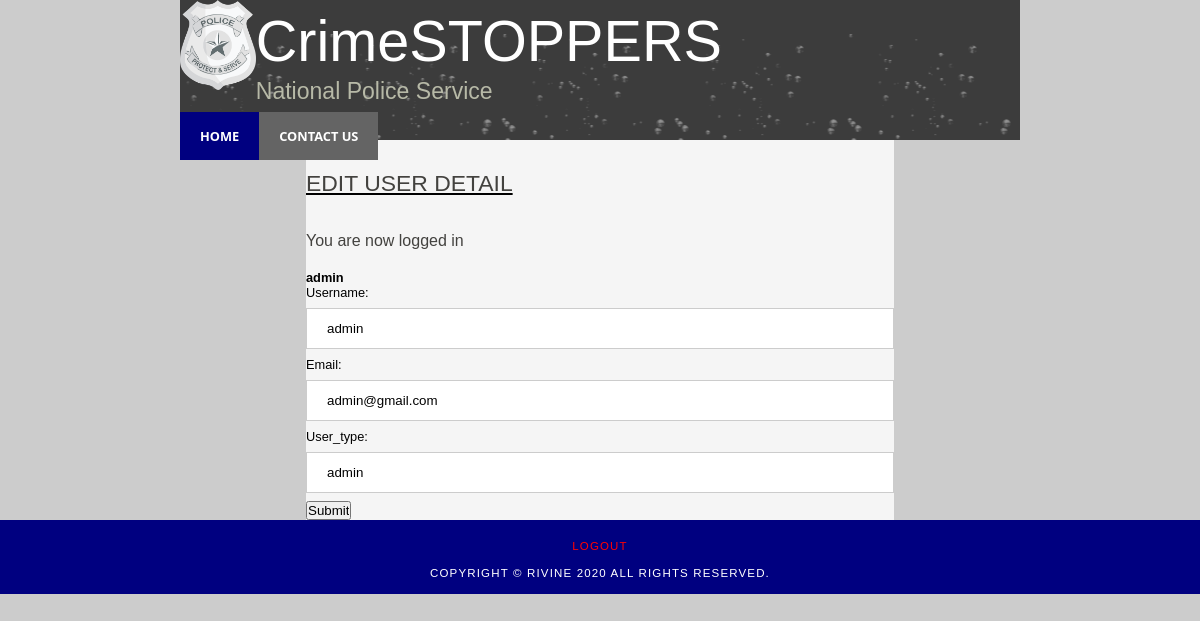
The page /admin/edit.php?id=1 (signed in) on the database its author committed.
### tables this page shows
CREATE TABLE `users` (
  `id` int(11) NOT NULL,
  `username` varchar(100) NOT NULL,
  `email` varchar(100) NOT NULL,
  `user_type` varchar(20) NOT NULL,
  `password` varchar(100) NOT NULL
);

### admin/edit.php (the view, shortened to what this page needs)
<?php
include('../functions.php');
?>
<!DOCTYPE html>
<html>
	<head>
		<link rel="stylesheet" type="text/css" href="../css/style.css" />
		<link rel="stylesheet" type="text/css" href="../css/font-awesome.min.css" />
		<link rel="stylesheet" type="text/css" href="../css/button.css" />
	</head>
	<body>
		<div id="main">
			<div id="header">
				<div id="logo">
					<div class="logo_img">
						<img src="../img/logo.png" alt="NPS Logo" height="auto" width="13%"></img>
						<div id="logo_text">
							<h1><a class="logo_colour" href="../index.php">CrimeSTOPPERS</a></h1>
							<h2>National Police Service</h2>
						</div>
					</div>
				</div>
				<div id="navbar">
					<nav>
						<ul id="menu">
							<li class="selected"><a href="home.php">Home</a></li>
							<li style="float: right;"><a href="#">Contact Us</a></li>
						</ul>
					</nav>
				</div>
			</div>
			<div id="site_content" class="content">
				<div align="center" class="header">
					<h1>EDIT USER DETAIL</h1>
				</div>
				<?php if (isset($_SESSION['success'])) : ?>
				<div class="error success">
					<h3>
						<?php
						echo $_SESSION['success'];
						?>
					</h3>
				</div>
				<?php endif ?>
						<?php if (isset($_SESSION['user'])) : ?>
						<strong><?php echo $_SESSION['user']['username']; ?></strong>
                        <?php
$result = mysqli_query($db,"SELECT * FROM users WHERE id='" . $_GET['id'] . "'");
$row= mysqli_fetch_array($result);
?>
<html>
<head>
</head>
<body>
<form name="frmUser" method="post" action="">
Username: <br>
<input type="text" name="username"  value="<?php echo $row['username']; ?>">
<br>
Email:<br>
<input type="text" name="email" class="txtField" value="<?php echo $row['email']; ?>">
<br>
User_type:<br>
<input type="text" name="user_type" class="txtField" value="<?php echo $row['user_type']; ?>">
<br>
<input type="submit" name="submit" value="Submit" class="buttom">
</form>
</body>
</html>
						<?php endif ?>
					</div>
				</div>
		<div id="footer">
			<a href="../login.php" style="color: red;">logout</a>
			<br><br>
			<p>Copyright &copy; Rivine <?php echo date("Y"); ?> All Rights Reserved.</p>
		</div>
	</body>
</html>

### css/style.css (style rules this page uses)
html { width: 100%; height: fit-content; }
* { margin: 0; padding: 0; box-sizing: border-box; }
body { background-repeat: round; font: normal 0.8em "trebuchet ms", arial, sans-serif; background: url(../img/background.png) #ccc; color: black; }
div { height: fit-content; width: fit-content; }
p { padding: 0 0 20px 0; line-height: 1.7em; }
img { border: 0; }
a.logo_colour { text-decoration: none; color: white; }
ul#menu { list-style-type: none; }
nav { position: relative; width: 100%; height: max-content; overflow: hidden; background: #646464; }
nav li { float: left; }
nav li a { display: block; padding: 8px; color: white; text-align: center; padding: 15px 20px; text-decoration: none; font-family: "Segoe UI", Tahoma, Geneva, Verdana, sans-serif; text-transform: uppercase; font-weight: bold; }
h1, h2, h3, h4, h5, h6 { font: normal 179% "century gothic", arial, sans-serif; color: #43423f; margin: 0 0 15px 0; padding: 15px 0 5px 0; }
h2 { font: normal 155% "century gothic", arial, sans-serif; color: #3091e0; }
h3 { font: normal 125% "century gothic", arial, sans-serif; }
a, a:hover { outline: none; text-decoration: underline; color: #40d8fe; }
#main, #logo, #menubar, #site_content, #content_footer, .slideshow-container, #footer { margin-left: auto; margin-right: auto; }
#main { padding-bottom: 0px; }
#header { background: #6f655f url(../img/header.png); height: 140px; }
.header { text-transform: uppercase; text-decoration: underline; }
#logo { width: 840px; position: relative; height: 80%; }
#logo #logo_text { display: inline-block; position: absolute; font-weight: bolder; font-size: 150%; }
#logo h1, #logo h2 { font: normal 300% "century gothic", arial, sans-serif; border-bottom: 0; text-transform: none; margin: 0; }
#logo_text h1, #logo_text h1 a, #logo_text h1 a:hover { padding: 8px 0 0 0; color: #fff; text-decoration: none; }
#logo_text h2 { font-size: 120%; padding: 4px 0 0 0; color: #b7b9a7; }
#logo .logo_img { display: inline-block; position: absolute; }
#site_content { padding-top: 15px; width: 70%; height: fit-content; overflow: hidden; background: rgb(245, 245, 245); }
.selected { background-color: navy; color: lightgray; }
#footer { width: 100%; font: normal 90% "trebuchet ms", arial, sans-serif; height: fit-content; padding: 20px 0 5px 0; text-align: center; background: navy; color: #fff; text-transform: uppercase; letter-spacing: 0.1em; }
#footer p { padding: 0 0 5px 0; }
#footer a { color: #888; text-decoration: none; }
a { text-decoration: none; padding: 10px; cursor: pointer; }
input[type="text"], input[type="password"], input[type="email"] { width: 100%; padding: 12px 20px; margin: 8px 0; display: inline-block; border: 1px solid #ccc; box-sizing: border-box; }

### rows shown on the page
users: username "admin", email "admin@gmail.com", user_type "admin"

### other values the page prints
$_SESSION['success'] "You are now logged in"
$_SESSION['user']['username'] "admin"
